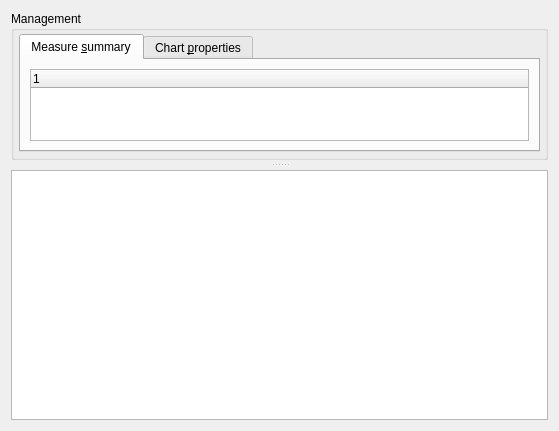
<ui version="4.0" >
 <class>NMGGraphicsWidgetBase</class>
 <widget class="QWidget" name="NMGGraphicsWidgetBase" >
  <property name="geometry" >
   <rect>
    <x>0</x>
    <y>0</y>
    <width>559</width>
    <height>342</height>
   </rect>
  </property>
  <property name="sizePolicy" >
   <sizepolicy vsizetype="Preferred" hsizetype="Preferred" >
    <horstretch>0</horstretch>
    <verstretch>0</verstretch>
   </sizepolicy>
  </property>
  <property name="focusPolicy" >
   <enum>Qt::ClickFocus</enum>
  </property>
  <property name="windowTitle" >
   <string>Graphic Analysis</string>
  </property>
  <property name="windowIcon" >
   <iconset/>
  </property>
  <layout class="QGridLayout" >
   <item row="0" column="0" >
    <widget class="QSplitter" name="splitter" >
     <property name="orientation" >
      <enum>Qt::Vertical</enum>
     </property>
     <property name="opaqueResize" >
      <bool>false</bool>
     </property>
     <property name="handleWidth" >
      <number>10</number>
     </property>
     <widget class="QGroupBox" name="management" >
      <property name="sizePolicy" >
       <sizepolicy vsizetype="Preferred" hsizetype="Preferred" >
        <horstretch>0</horstretch>
        <verstretch>0</verstretch>
       </sizepolicy>
      </property>
      <property name="focusPolicy" >
       <enum>Qt::WheelFocus</enum>
      </property>
      <property name="contextMenuPolicy" >
       <enum>Qt::NoContextMenu</enum>
      </property>
      <property name="title" >
       <string>Management</string>
      </property>
      <layout class="QGridLayout" >
       <property name="leftMargin" >
        <number>5</number>
       </property>
       <property name="topMargin" >
        <number>3</number>
       </property>
       <property name="rightMargin" >
        <number>5</number>
       </property>
       <property name="bottomMargin" >
        <number>5</number>
       </property>
       <item row="0" column="0" >
        <widget class="QTabWidget" name="managementTabs" >
         <property name="focusPolicy" >
          <enum>Qt::WheelFocus</enum>
         </property>
         <property name="currentIndex" >
          <number>0</number>
         </property>
         <widget class="QWidget" name="tabSummary" >
          <attribute name="title" >
           <string>Measure &amp;summary</string>
          </attribute>
          <layout class="QGridLayout" >
           <item row="0" column="0" >
            <widget class="NMGMeasureListWidget" name="measureListWidget" >
             <property name="minimumSize" >
              <size>
               <width>0</width>
               <height>0</height>
              </size>
             </property>
             <property name="selectionMode" >
              <enum>QAbstractItemView::SingleSelection</enum>
             </property>
            </widget>
           </item>
          </layout>
         </widget>
         <widget class="QWidget" name="tabProperties" >
          <attribute name="title" >
           <string>Chart &amp;properties</string>
          </attribute>
          <layout class="QGridLayout" >
           <item row="0" column="0" >
            <widget class="NMGObjectInspector" name="objectInspector" />
           </item>
           <item row="0" column="1" >
            <widget class="NMGPropertyEditor" name="propertyEditor" />
           </item>
          </layout>
         </widget>
        </widget>
       </item>
      </layout>
     </widget>
     <widget class="NMGPlotWidget" name="plotWidget" >
      <property name="sizePolicy" >
       <sizepolicy vsizetype="Expanding" hsizetype="Expanding" >
        <horstretch>0</horstretch>
        <verstretch>0</verstretch>
       </sizepolicy>
      </property>
      <property name="minimumSize" >
       <size>
        <width>0</width>
        <height>250</height>
       </size>
      </property>
      <property name="baseSize" >
       <size>
        <width>0</width>
        <height>0</height>
       </size>
      </property>
      <property name="focusPolicy" >
       <enum>Qt::ClickFocus</enum>
      </property>
      <property name="acceptDrops" >
       <bool>false</bool>
      </property>
      <property name="verticalScrollBarPolicy" >
       <enum>Qt::ScrollBarAsNeeded</enum>
      </property>
      <property name="horizontalScrollBarPolicy" >
       <enum>Qt::ScrollBarAsNeeded</enum>
      </property>
      <property name="interactive" >
       <bool>false</bool>
      </property>
      <property name="alignment" >
       <set>Qt::AlignCenter</set>
      </property>
      <property name="transformationAnchor" >
       <enum>QGraphicsView::AnchorViewCenter</enum>
      </property>
      <property name="resizeAnchor" >
       <enum>QGraphicsView::AnchorViewCenter</enum>
      </property>
     </widget>
    </widget>
   </item>
  </layout>
 </widget>
 <customwidgets>
  <customwidget>
   <class>NMGPlotWidget</class>
   <extends>QGraphicsView</extends>
   <header>nmgplotwidget.h</header>
  </customwidget>
  <customwidget>
   <class>NMGObjectInspector</class>
   <extends>QTreeWidget</extends>
   <header>nmgobjectinspector.h</header>
  </customwidget>
  <customwidget>
   <class>NMGPropertyEditor</class>
   <extends>QTreeWidget</extends>
   <header>nmgpropertyeditor.h</header>
  </customwidget>
  <customwidget>
   <class>NMGMeasureListWidget</class>
   <extends>QTreeWidget</extends>
   <header>nmgmeasurelistwidget.h</header>
  </customwidget>
 </customwidgets>
 <resources/>
 <connections/>
</ui>
